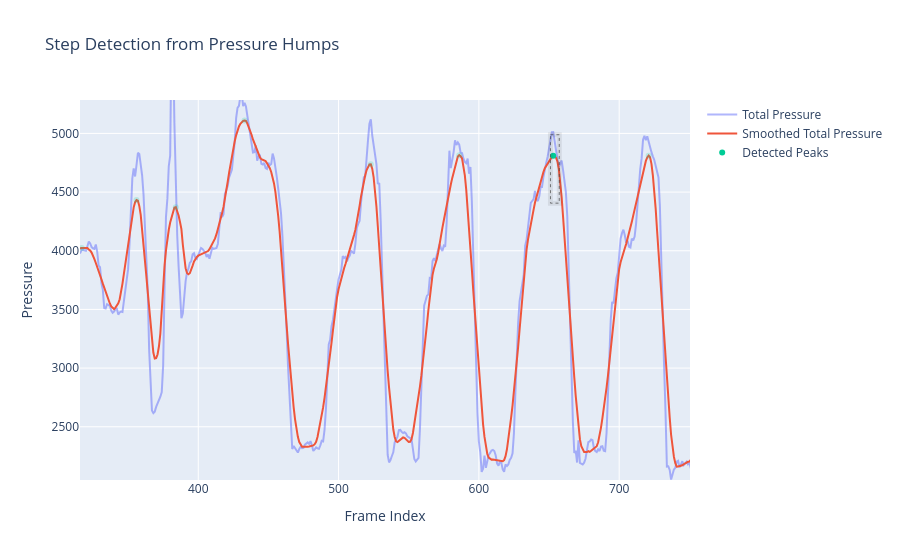

The cell this chart's notebook holds for it:
### Code cell
import plotly.graph_objects as go

fig = go.Figure()

fig.add_trace(go.Scatter(
    x=df.index,
    y=df["total_pressure"],
    mode="lines",
    name="Total Pressure",
    opacity=0.5
))

fig.add_trace(go.Scatter(
    x=df.index,
    y=df["total_pressure_smooth"],
    mode="lines",
    name="Smoothed Total Pressure"
))

fig.add_trace(go.Scatter(
    x=peaks,
    y=df.loc[peaks, "total_pressure_smooth"],
    mode="markers",
    name="Detected Peaks"
))

fig.update_layout(
    title="Step Detection from Pressure Humps",
    xaxis_title="Frame Index",
    yaxis_title="Pressure"
)

fig.show()

### Figure 1 — Plotly figure (JSON) as saved in the notebook; plotly's stock layout.template omitted (floating-point values rounded to 4 significant figures; data arrays with more than 128 entries replaced by an {"elided": "..."} marker saying what was removed)
{"data": [{"mode": "lines", "name": "Total Pressure", "opacity": 0.5, "selectedpoints": [], "type": "scatter", "x": {"elided": "43119 int values"}, "y": {"elided": "43119 int values"}}, {"mode": "lines", "name": "Smoothed Total Pressure", "selectedpoints": [], "type": "scatter", "x": {"elided": "43119 int values"}, "y": {"elided": "43119 float values"}}, {"mode": "markers", "name": "Detected Peaks", "selectedpoints": [11], "type": "scatter", "x": {"elided": "603 int values"}, "y": {"elided": "603 float values"}}], "layout": {"autosize": true, "dragmode": "zoom", "selections": [{"line": {"dash": "dot", "width": 1}, "type": "rect", "x0": 651.0, "x1": 657.3, "xref": "x", "y0": 4989.0, "y1": 4406.0, "yref": "y"}], "title": {"text": "Step Detection from Pressure Humps"}, "xaxis": {"autorange": false, "range": [315.7, 750.5], "title": {"text": "Frame Index"}, "type": "linear"}, "yaxis": {"autorange": false, "range": [2046.0, 5285.0], "title": {"text": "Pressure"}, "type": "linear"}}}
